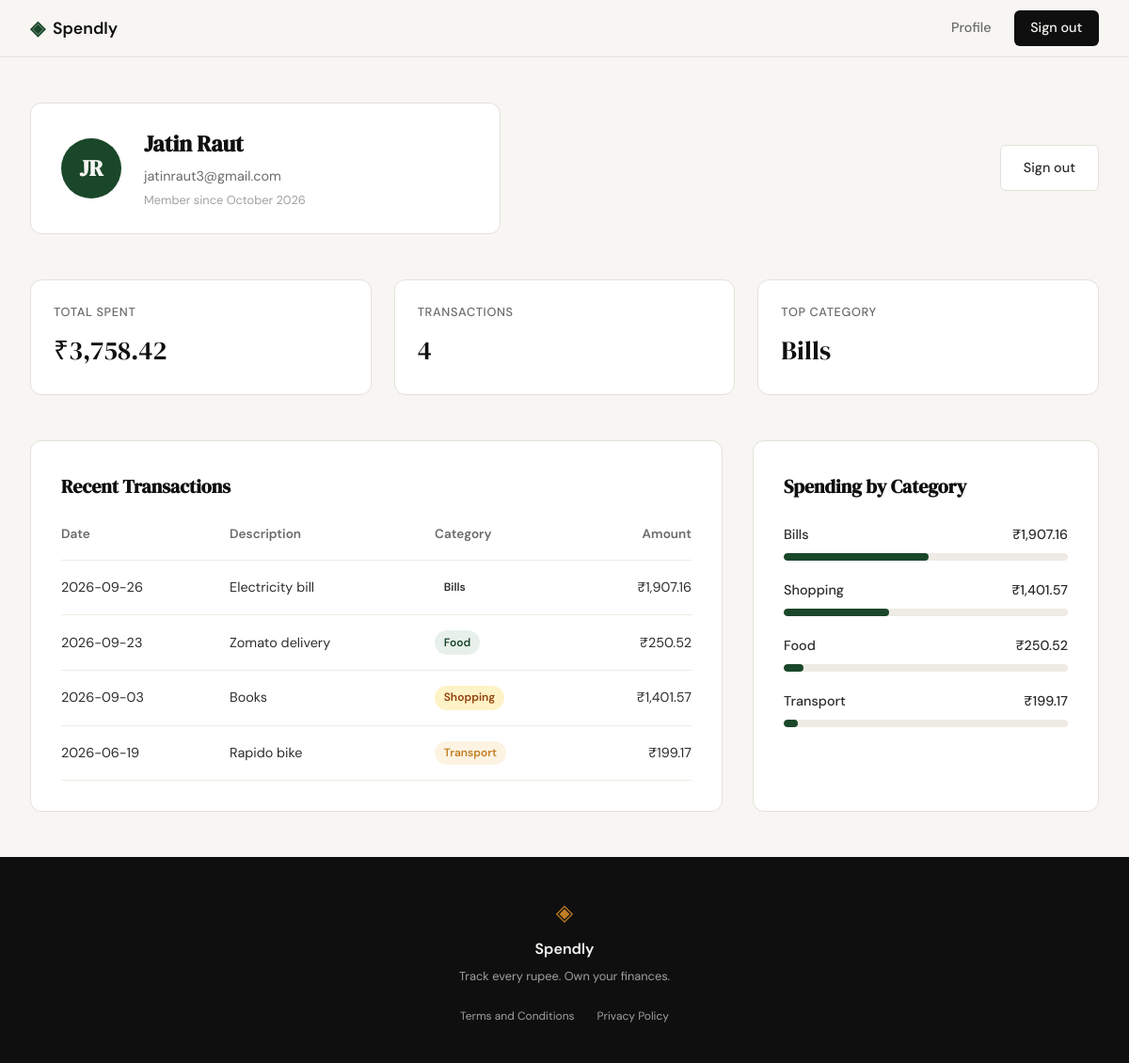
Screenshot of /profile (signed in) with the database file from the repository.
### tables this page shows
CREATE TABLE users (
                id INTEGER PRIMARY KEY AUTOINCREMENT,
                name TEXT NOT NULL,
                email TEXT UNIQUE NOT NULL,
                password_hash TEXT NOT NULL,
                created_at TEXT DEFAULT CURRENT_TIMESTAMP
            );

CREATE TABLE expenses (
                id INTEGER PRIMARY KEY AUTOINCREMENT,
                user_id INTEGER NOT NULL,
                amount REAL NOT NULL,
                category TEXT NOT NULL,
                date TEXT NOT NULL,
                description TEXT,
                created_at TEXT DEFAULT CURRENT_TIMESTAMP,
                FOREIGN KEY (user_id) REFERENCES users (id) ON DELETE CASCADE
            );

### app.py (the view)
@app.route("/profile")
def profile():
    if not session.get("user_id"):
        return redirect(url_for("login"))
    user_data = get_user_by_id(session["user_id"])
    if not user_data:
        session.clear()
        return redirect(url_for("login"))
    name_parts = user_data["name"].split()
    initials = "".join([part[0].upper() for part in name_parts if part])
    try:
        created_at = datetime.strptime(user_data["created_at"], "%Y-%m-%d %H:%M:%S")
        joined_date = created_at.strftime("%B %Y")
    except:
        joined_date = "Recently"
    user = {
        "name": user_data["name"],
        "email": user_data["email"],
        "initials": initials,
        "joined_date": joined_date
    }
    user_id = session["user_id"]
    stats = get_summary_stats(user_id)
    transactions = get_recent_transactions(user_id, limit=10)
    categories = get_category_breakdown(user_id)
    return render_template("profile.html", user=user, stats=stats, transactions=transactions, categories=categories)

### database/db.py (called while the page is built)
def get_db():
    conn = sqlite3.connect(DATABASE_PATH)
    conn.row_factory = sqlite3.Row
    conn.execute("PRAGMA foreign_keys = ON")
    return conn

def get_user_by_id(user_id):
    with get_db() as conn:
        user = conn.execute(
            "SELECT id, name, email, created_at FROM users WHERE id = ?",
            (user_id,)
        ).fetchone()
        return dict(user) if user else None

### database/queries.py (called while the page is built)
def format_amount(amount):
    return f"{amount:,.2f}"

def get_summary_stats(user_id):
    with get_db() as conn:
        row = conn.execute(
            "SELECT COALESCE(SUM(amount), 0) as total, COUNT(*) as count FROM expenses WHERE user_id = ?",
            (user_id,)
        ).fetchone()
        total_spent = row["total"]
        count = row["count"]
        if count > 0:
            top_row = conn.execute(
                "SELECT category FROM expenses WHERE user_id = ? GROUP BY category ORDER BY SUM(amount) DESC LIMIT 1",
                (user_id,)
            ).fetchone()
            top_category = top_row["category"]
        else:
            top_category = "—"
        return {
            "total_spent": format_amount(total_spent),
            "count": count,
            "top_category": top_category
        }

def get_recent_transactions(user_id, limit=10):
    with get_db() as conn:
        rows = conn.execute(
            "SELECT date, description, category, amount FROM expenses WHERE user_id = ? ORDER BY date DESC LIMIT ?",
            (user_id, limit)
        ).fetchall()
        return [
            {
                "date": row["date"],
                "description": row["description"],
                "category": row["category"],
                "category_class": row["category"].lower(),
                "amount": format_amount(row["amount"])
            }
            for row in rows
        ]

### templates/profile.html (shortened to what this page needs)
<!DOCTYPE html>
<html lang="en">
<head>
    <link rel="stylesheet" href="{{ url_for('static', filename='css/profile.css') }}">
</head>
<body>
    {% extends "base.html" %}
    {% block content %}
    <div class="profile-container">
        <header class="profile-header">
            <div class="user-card">
                <div class="avatar">{{ user.initials }}</div>
                <div class="user-details">
                    <h1>{{ user.name }}</h1>
                    <p class="user-email">{{ user.email }}</p>
                    <p class="user-member">Member since {{ user.joined_date }}</p>
                </div>
            </div>
            <a href="{{ url_for('logout') }}" class="logout-btn">Sign out</a>
        </header>
        <section class="stats-grid">
            <div class="stat-card">
                <span class="stat-label">Total Spent</span>
                <span class="stat-value">₹{{ stats.total_spent }}</span>
            </div>
            <div class="stat-card">
                <span class="stat-label">Transactions</span>
                <span class="stat-value">{{ stats.count }}</span>
            </div>
            <div class="stat-card">
                <span class="stat-label">Top Category</span>
                <span class="stat-value">{{ stats.top_category }}</span>
            </div>
        </section>
        <div class="profile-main-grid">
            <section class="history-section">
                <h2>Recent Transactions</h2>
                <div class="table-wrapper">
                    <table class="history-table">
                        <thead>
                            <tr>
                                <th>Date</th>
                                <th>Description</th>
                                <th>Category</th>
                                <th class="text-right">Amount</th>
                            </tr>
                        </thead>
                        <tbody>
                            {% for tx in transactions %}
                            <tr>
                                <td>{{ tx.date }}</td>
                                <td>{{ tx.description }}</td>
                                <td><span class="category-badge badge-{{ tx.category_class }}">{{ tx.category }}</span></td>
                                <td class="text-right">₹{{ tx.amount }}</td>
                            </tr>
                            {% endfor %}
                        </tbody>
                    </table>
                </div>
            </section>
            <section class="breakdown-section">
                <h2>Spending by Category</h2>
                <div class="category-list">
                    {% for cat in categories %}
                    <div class="category-item">
                        <div class="category-info">
                            <span class="category-name">{{ cat.name }}</span>
                            <span class="category-amount">₹{{ cat.amount }}</span>
                        </div>
                        <div class="progress-bar">
                            <div class="progress-fill" style="width: {{ cat.percentage }}%"></div>
                        </div>
                    </div>
                    {% endfor %}
                </div>
            </section>
        </div>
    </div>
    {% endblock %}

### templates/base.html (shortened to what this page needs)
<!DOCTYPE html>
<html lang="en">
<head>
    <link rel="stylesheet" href="{{ url_for('static', filename='css/style.css') }}">
</head>
<body>
    <nav class="navbar">
        <div class="nav-inner">
            <a href="{{ url_for('landing') }}" class="nav-brand">
                <span class="brand-icon">◈</span>
                <span class="brand-name">Spendly</span>
            </a>
            <div class="nav-links">
                {% if session.get('user_id') %}
                    <a href="{{ url_for('profile') }}">Profile</a>
                    <a href="{{ url_for('logout') }}" class="nav-cta">Sign out</a>
                {% else %}
                    <a href="{{ url_for('login') }}">Sign in</a>
                    <a href="{{ url_for('register') }}" class="nav-cta">Get started</a>
                {% endif %}
            </div>
        </div>
    </nav>
    <main class="main-content">
        {% block content %}{% endblock %}
    </main>
    <footer class="footer">
        <div class="footer-inner">
            <span class="brand-icon">◈</span>
            <span class="footer-name">Spendly</span>
            <p class="footer-copy">Track every rupee. Own your finances.</p>
            <div class="footer-links">
                <a href="{{ url_for('terms') }}">Terms and Conditions</a>
                <a href="{{ url_for('privacy') }}">Privacy Policy</a>
            </div>
        </div>
    </footer>
</body>
</html>

### static/css/profile.css (style rules this page uses)
.profile-container { max-width: var(--max-width); margin: 0 auto; padding: 3rem 2rem; display: flex; flex-direction: column; gap: 3rem; }
.profile-header { display: flex; justify-content: space-between; align-items: center; }
.user-card { display: flex; align-items: center; gap: 1.5rem; background: var(--paper-card); border: 1px solid var(--border); border-radius: var(--radius-md); padding: 1.5rem 2rem; flex: 1; max-width: 500px; }
.logout-btn { padding: 0.75rem 1.5rem; background: var(--paper-card); border: 1px solid var(--border); border-radius: var(--radius-sm); color: var(--ink-soft); text-decoration: none; font-size: 0.9rem; font-weight: 500; transition: all 0.2s; }
.avatar { width: 64px; height: 64px; background: var(--accent); color: var(--paper); border-radius: 50%; display: flex; align-items: center; justify-content: center; font-family: var(--font-display); font-size: 1.5rem; font-weight: 600; }
.user-details h1 { font-family: var(--font-display); font-size: 1.5rem; color: var(--ink); margin-bottom: 0.25rem; }
.user-email { font-size: 0.9rem; color: var(--ink-muted); margin-bottom: 0.25rem; }
.user-member { font-size: 0.8rem; color: var(--ink-faint); }
.stats-grid { display: grid; grid-template-columns: repeat(3, 1fr); gap: 1.5rem; }
.stat-card { background: var(--paper-card); border: 1px solid var(--border); border-radius: var(--radius-md); padding: 1.5rem; display: flex; flex-direction: column; gap: 0.5rem; }
.stat-label { font-size: 0.8rem; font-weight: 500; color: var(--ink-muted); text-transform: uppercase; letter-spacing: 0.05em; }
.stat-value { font-family: var(--font-display); font-size: 1.75rem; color: var(--ink); }
.profile-main-grid { display: grid; grid-template-columns: 2fr 1fr; gap: 2rem; }
.history-section, .breakdown-section { background: var(--paper-card); border: 1px solid var(--border); border-radius: var(--radius-md); padding: 2rem; }
.history-section h2, .breakdown-section h2 { font-family: var(--font-display); font-size: 1.25rem; margin-bottom: 1.5rem; color: var(--ink); }
.table-wrapper { overflow-x: auto; }
.history-table { width: 100%; border-collapse: collapse; text-align: left; }
.history-table th { font-size: 0.85rem; font-weight: 600; color: var(--ink-muted); padding-bottom: 1rem; border-bottom: 1px solid var(--border-soft); }
.history-table td { padding: 1rem 0; border-bottom: 1px solid var(--border-soft); font-size: 0.9rem; color: var(--ink-soft); }
.text-right { text-align: right; }
.category-badge { display: inline-block; padding: 0.2rem 0.6rem; border-radius: 999px; font-size: 0.75rem; font-weight: 600; }
.badge-food { background: var(--accent-light); color: var(--accent); }
.badge-transport { background: var(--accent-2-light); color: var(--accent-2); }
.badge-shopping { background: #fef3c7; color: #92400e; }
.category-list { display: flex; flex-direction: column; gap: 1.25rem; }
.category-item { display: flex; flex-direction: column; gap: 0.5rem; }
.category-info { display: flex; justify-content: space-between; font-size: 0.9rem; font-weight: 500; color: var(--ink-soft); }
.progress-bar { height: 8px; background: var(--border-soft); border-radius: 999px; overflow: hidden; }
.progress-fill { height: 100%; background: var(--accent); border-radius: 999px; }

### rows the page displays
users: name "Jatin Raut", email "jatinraut3@gmail.com"
expenses: top_category "Bills", date "2026-09-26", description "Electricity bill", category "Bills", amount "1,907.16", name "Bills", {{ cat.percentage }} 51 (drawn)
expenses: date "2026-09-23", description "Zomato delivery", category "Food", amount "250.52", name "Food", {{ cat.percentage }} 7 (drawn)
expenses: date "2026-09-03", description "Books", category "Shopping", amount "1,401.57", name "Shopping", {{ cat.percentage }} 37 (drawn)
expenses: date "2026-06-19", description "Rapido bike", category "Transport", amount "199.17", name "Transport", {{ cat.percentage }} 5 (drawn)

### other values shown
{{ user.initials }} "JR"
{{ user.joined_date }} "October 2026"
{{ stats.total_spent }} "3,758.42"
{{ stats.count }} "4"
